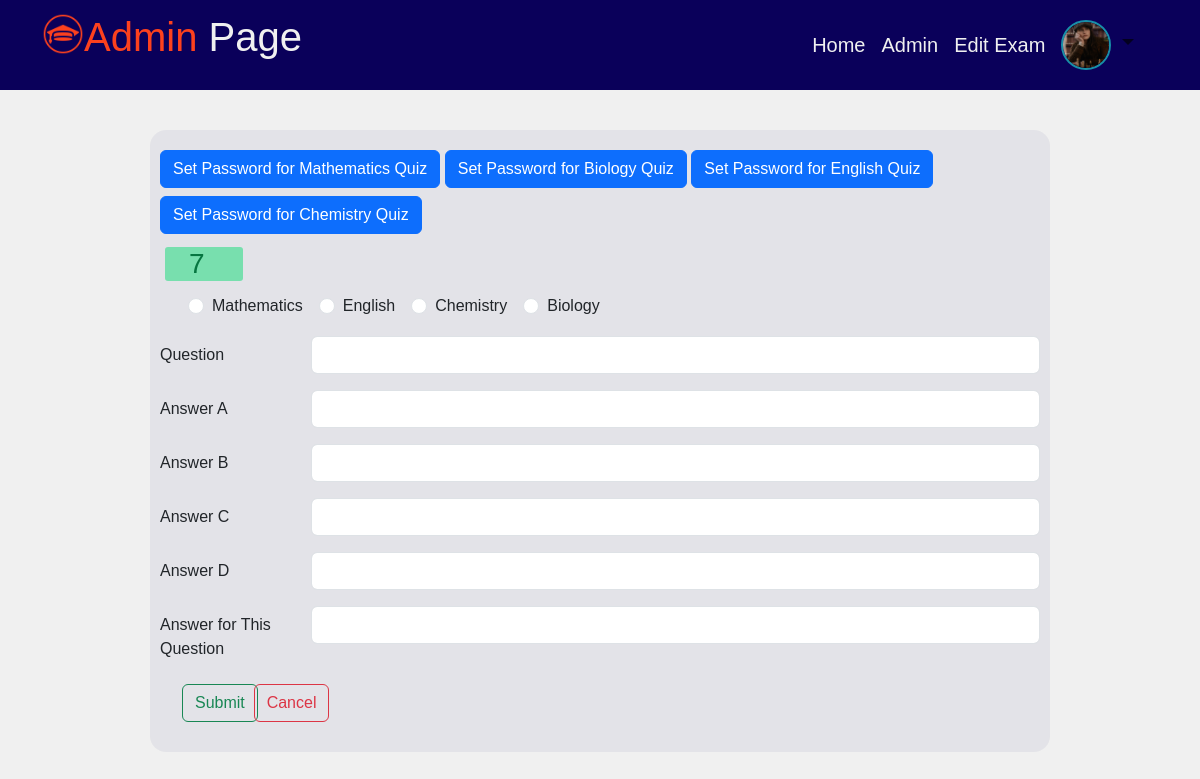
The page /admin/create.php (signed in) on the database its author committed.
### tables this page shows
CREATE TABLE `subject` (
  `subId` int(11) NOT NULL,
  `Subject` varchar(50) NOT NULL
);

### admin/create.php (the view, shortened to what this page needs)
<?php
include("../conn.php");
?>
<!DOCTYPE html>
<html lang="en">
<head>
    <link rel="stylesheet" href="../bootstrap/bootstrap.css">
    <link rel="stylesheet" href="../css/adminPage.css">
    <link rel="stylesheet" href="../css/temp.css">
</head>
<body>
<?php include '../inc/navbar.php'; ?>
    <div class="container create-class">
    <a href="set_exam_password.php?qid=1"  class="btn btn-primary my-class">Set Password for Mathematics Quiz</a>
    <a href="set_exam_password.php?qid=4" class="btn btn-primary my-class">Set Password for Biology Quiz</a>
    <a href="set_exam_password.php?qid=2" class="btn btn-primary my-class" >Set Password for English Quiz</a>
    <a href="set_exam_password.php?qid=3" class="btn btn-primary my-class my-2" >Set Password for Chemistry Quiz</a>
        <div class="float-right" style="width: 10%;padding: 5px;">
            <?php
             $sql_stm9="SELECT * FROM `question` WHERE 1";
             $result020=mysqli_query($conn, $sql_stm9);
             $numrow=mysqli_num_rows($result020);
             echo'<h3 class="header-notification px-4" >'.$numrow.'</h3>';
            ?>
        </div>
        <form action="create.php" method="post" enctype="multipart/form-data">
                <div class="container d-flex mx-2">
                    <?php
                    $sql_for_sub="SELECT * FROM `subject`";
                    $result_for_sub=mysqli_query($conn,$sql_for_sub);
                    while($row_for_sub=mysqli_fetch_assoc($result_for_sub)){
                        $subId=$row_for_sub['subId'];
                        $subName=$row_for_sub['Subject'];
                    ?>
                    <div class="form-check mx-2">
                            <input class="form-check-input" type="radio" name="subject" id="flexRadioDefault<?php echo $subId; ?>" value="<?php echo$subId; ?>">
                            <label class="form-check-label" for="flexRadioDefault<?php echo$subId; ?>">
                            <?php echo '<p>'.$subName.'</p>'.''; ?>
                            </label>
                    </div>
                    <?php }?>
                </div>
                <div class="row mb-3">
                    <label for="colFormLabel" class="col-sm-2 col-form-label">Question</label>
                    <div class="col-sm-10">
                        <input type="text" class="form-control" id="colFormLabel"  name="Question">
                    </div>
                </div>
                <div class="row mb-3">
                    <label for="colFormLabel" class="col-sm-2 col-form-label">Answer A</label>
                    <div class="col-sm-10">
                        <input type="text" class="form-control" id="colFormLabe2"  name="A">
                    </div>
                </div>
                <div class="row mb-3">
                    <label for="colFormLabel" class="col-sm-2 col-form-label">Answer B</label>
                    <div class="col-sm-10">
                        <input type="text" class="form-control" id="colFormLabel"  name="B">
                    </div>
                </div>
                <div class="row mb-3">
                    <label for="colFormLabel" class="col-sm-2 col-form-label">Answer C</label>
                    <div class="col-sm-10">
                        <input type="text" class="form-control" id="colFormLabel"  name="C">
                    </div>
                </div>
                <div class="row mb-3">
                    <label for="colFormLabel" class="col-sm-2 col-form-label">Answer D</label>
                    <div class="col-sm-10">
                        <input type="text" class="form-control" id="colFormLabel"  name="D">
                    </div>
                </div>
                <div class="row mb-3">
                    <label for="colFormLabel" class="col-sm-2 col-form-label">Answer for This Question</label>
                    <div class="col-sm-10">
                        <input type="text" class="form-control" id="colFormLabel"  name="Answer">
                    </div>
                </div>
                <div class="row buttom" style="margin:10px;">
                    <div class="col-1"><button type="submit" class="btn btn-outline-success" id="signupbutton" name="submitButton">Submit</button></div>
                    <div class="col-1"><button type="submit" class="btn btn-outline-danger" id="hello" name="cancelButton">Cancel</button></div>
                </div>
        </form>
    </div>
</body>
</html>

### inc/navbar.php (shortened to what this page needs)
<?php
include '../conn.php';
 $id=$_SESSION["id"];
?>
<!DOCTYPE html>
<html lang="en">
<head>
    <link rel="stylesheet" href="../bootstrap/bootstrap.css">
    <link rel="stylesheet" href="../css/adminPage.css">
    <link rel="stylesheet" href="../css/temp.css">
</head>
<body>
    <nav class="navbar navbar-expand-lg bg-first-color">
        <div class="container">
          <a class="navbar-brand fs-4" href="adminpage.php" >
            <img src="../img/icons8-education-100.png" ALIGN="left" alt="pear fruit picture" id="logo-image">
            <h1 class="company-name">
             <p class="c-red">Admin<span class="c-wihte"> Page</span></p>
            </h1>
          </a>
          <div class="sidebar offcanvas offcanvas-start" tabindex="-1" id="offcanvasNavbar" aria-labelledby="offcanvasNavbarLabel">
            <div class="offcanvas-body">
              <ul class="navbar-nav justify-content-end fs-5 flex-grow-1 pe-3 ">
                <li class="nav-item center-text my-class">
                  <a class="nav-link  active my-class c-wihte" aria-current="page" href="adminpage.php" id="hello-color">Home</a>
                </li>
                <li class="nav-item center-text my-class">
                <a class="nav-link my-class c-wihte" href="admin.php">Admin</a>
                </li>
                <li class="nav-item dropdown center-text my-class">
                <a class="nav-link my-class c-wihte" href="editExamQus.php">Edit Exam</a>
                </li>
                <li class="nav-item dropdown my-class">
                  <div class="conainer">
                  <a class="nav-link dropdown-toggle my-class" id="profilePicture" href="#" role="button" data-bs-toggle="dropdown" aria-expanded="false">
                  <?php
                      $query="SELECT  * FROM `admin` WHERE ID='$id'";
                      $result=mysqli_query($conn,$query);
                      while($row=mysqli_fetch_assoc($result)){
                        $fileName=$row['file']; ?>
                        <img src="../upload/<?php echo $fileName;?>" class="rounded-circle">
                     <?php }
                      ?>
                  </a>
                  </div>
                </li>
              </ul>
            </div>
          </div>
        </div>
      </nav>
</body>
</html>

### css/adminPage.css (style rules this page uses)
* { margin: 0; padding: 0; }
body { font-family: 'Gill Sans', 'Gill Sans MT', Calibri, 'Trebuchet MS', sans-serif; background-color: #f0f0f0; position: relative; }
.create-class { max-width: 75%; background-color: #0b005a0e; margin: 40px auto; padding: 20px 10px; border-radius: 16px; }
.header-notification { color: #077641; background-color: #4bdd96b4; border-radius: 3px; }

### css/temp.css (style rules this page uses)
* { margin: 0; padding: 0; }
nav { background-color: #88D66C; color: #f0f0f0; }
#logo-image { width: 42px; height: 42px; }
#profilePicture img { width:50px; height:50px; object-fit:cover; border: 2px solid #188FA7; }
.center-text { text-align: center; align-content: center; }
.bg-first-color { background-color: #0a005a; }
.c-red { color: #fc411e; }
.c-wihte { color: #f0f0f0; }
#hello-color { color: #f0f0f0; }

### rows shown on the page
subject: Subject "Mathematics"
subject: Subject "English"
subject: Subject "Chemistry"
subject: Subject "Biology"

### other values the page prints
$numrow "7"
